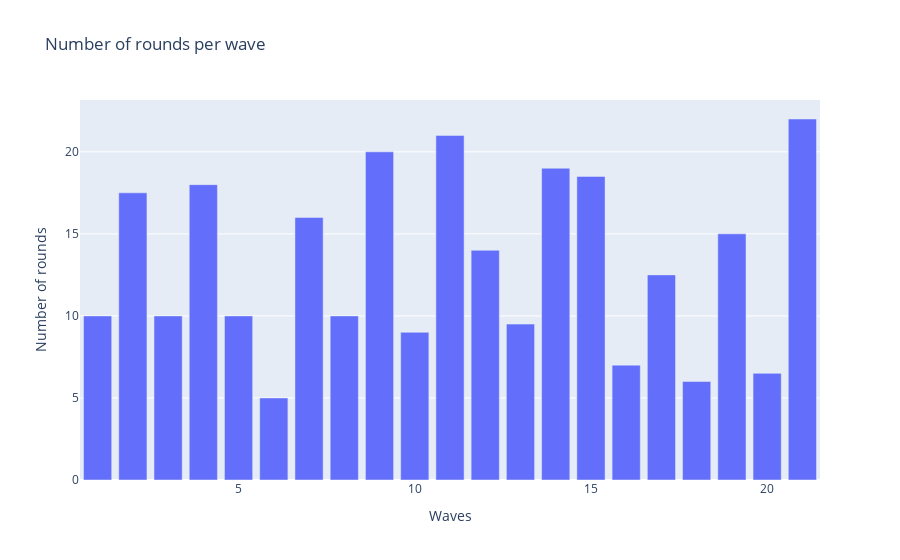

Notebook cell for this chart:
### Code cell
rounds_per_wave = df.groupby("wave")["round"].mean().reset_index()

fig = px.bar(
    rounds_per_wave,
    x="wave",
    y="round",
    labels={"wave": "Waves", "round": "Number of rounds"},
    title="Number of rounds per wave",
    hover_data={"wave": True, "round": True}
)

fig.show()

### Figure 1 — Plotly figure (JSON) as saved in the notebook; plotly's stock layout.template omitted (floating-point values rounded to 4 significant figures)
{"data": [{"hovertemplate": "Waves=%{x}<br>Number of rounds=%{y}<extra></extra>", "legendgroup": "", "marker": {"color": "#636efa", "pattern": {"shape": ""}}, "name": "", "orientation": "v", "showlegend": false, "textposition": "auto", "type": "bar", "x": [1, 2, 3, 4, 5, 6, 7, 8, 9, 10, 11, 12, 13, 14, 15, 16, 17, 18, 19, 20, 21], "xaxis": "x", "y": [10.0, 17.5, 10.0, 18.0, 10.0, 5.0, 16.0, 10.0, 20.0, 9.0, 21.0, 14.0, 9.5, 19.0, 18.5, 7.0, 12.5, 6.0, 15.0, 6.5, 22.0], "yaxis": "y"}], "layout": {"barmode": "relative", "legend": {"tracegroupgap": 0}, "title": {"text": "Number of rounds per wave"}, "xaxis": {"anchor": "y", "domain": [0, 1], "title": {"text": "Waves"}}, "yaxis": {"anchor": "x", "domain": [0, 1], "title": {"text": "Number of rounds"}}}}
